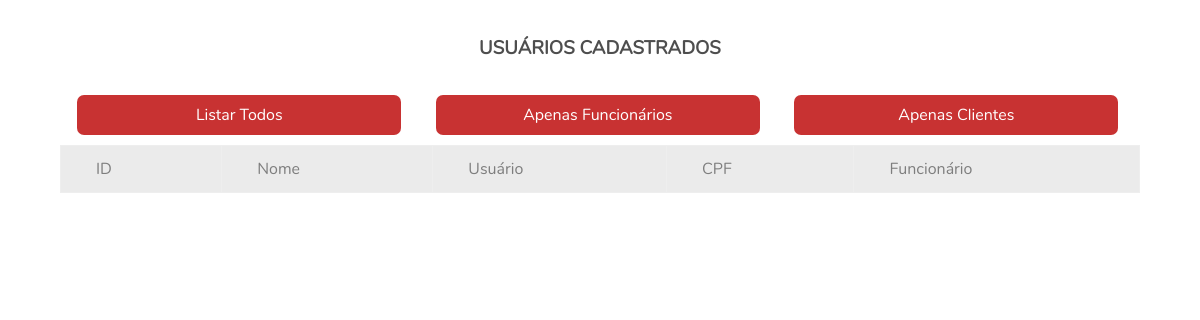
Before: /Site/admin_listarUsers.php with the older database file.
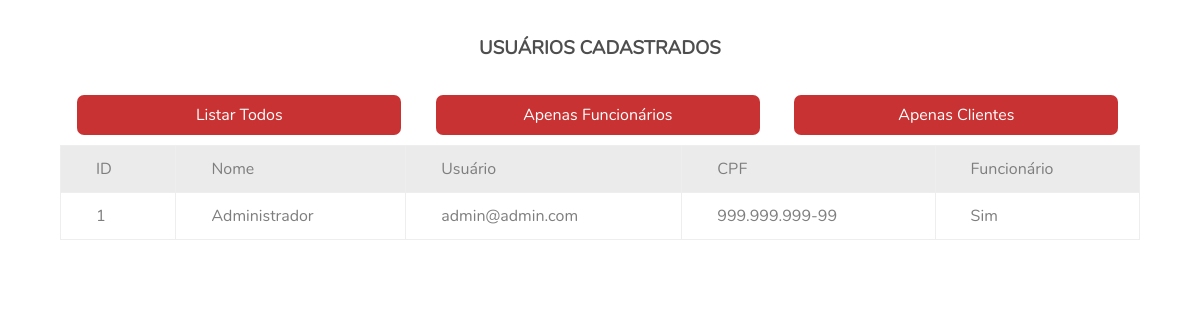
After: the same page with the newer database file.
### tables this page shows
CREATE TABLE usuario(
    id_usuario int primary key auto_increment,
    nome VARCHAR(60) not null,
    email VARCHAR(100) not null,
    cpf VARCHAR(15) not null,
    senha VARCHAR(100) not null,
    funcionario VARCHAR(3)
);

### Site/php/lib/bancoDeDados.php (called while the page is built)
<?php
class BancoDeDados
{
    private $conexao;
    private $resultado;
    public function lerResultados(){
        return $this->resultado->fetchAll();
    }
    public function executarSQL($sql){
        try {
            $this->conexao->beginTransaction();
            $this->resultado = $this->conexao->prepare($sql);
            $this->resultado->execute();
            $this->conexao->commit();
            return true;
        } catch (Exception $e) {
            return false;
        }
    }
    public function fecharConexao(){
        $this->conexao = null;
        return true;
    }
    public function abrirConexao(){
        try {
            $end = "mysql:host=127.0.0.1;dbname=pizza";
            $conf = array(
                PDO::MYSQL_ATTR_INIT_COMMAND => "SET NAMES utf8"
            );
            $this->conexao = new PDO($end, "root", "1234", $conf);
            return true;
        } catch (Exception $e) {
            echo "Falha ao conectar com o banco de dados ".$e;
            exit(0);
        }
    }
}
?>

### Site/admin_listarUsers.php (the view, shortened to what this page needs)
<?php
require_once 'php/lib/bancoDeDados.php';
$oCon = new BancoDeDados();
$lista = null;
if($oCon->abrirConexao()){
	if(isset($_GET["comFuncionario"])){
		$sql = "SELECT * FROM usuario WHERE funcionario = 'Sim'";
		$oCon->executarSQL($sql);
		$lista = $oCon->lerResultados();
	}else if(isset($_GET["comCliente"])){
		$sql = "SELECT * FROM usuario WHERE funcionario = 'Nao'";
		$oCon->executarSQL($sql);
		$lista = $oCon->lerResultados();
	}
	else{
		$sql = "SELECT * FROM usuario";
		$lista = $oCon->executarSQL($sql);
		$lista = $oCon->lerResultados();
	}
}else{
	echo "Erro ao conectar ao Banco de Dados";
}
?>
<!DOCTYPE html>
<html>
<head>
	<link rel="stylesheet" href="css/if_usuarios.css">
</head>
<body>
		<h3>Usuários Cadastrados</h3>
	<form>
		<div class="botoes">
			<input type="submit" name="semFuncionario" value="Listar Todos" class="optusers">
			<input type="submit" name="comFuncionario" value="Apenas Funcionários" class="optusers">
			<input type="submit" name="comCliente" value="Apenas Clientes" class="optusers">
		</div>
	</form>
	<table class="table-users">
		<tr class="tr tr1">
			<td class="td">ID</td>
			<td class="td">Nome</td>
			<td class="td">Usuário</td>
			<td class="td">CPF</td>
			<td class="td">Funcionário</td>
		</tr>
		<?php
			foreach($lista as $i){
		?>
			<tr class="tr">
				<td class="td"><?php echo $i[0] ?></td>
				<td class="td"><?php echo $i[1] ?></td>
				<td class="td"><?php echo $i[2] ?></td>
				<td class="td"><?php echo $i[3] ?></td>
				<td class="td"><?php echo $i[5] ?></td>
			</tr>
		<?php
			}
		?>
	</table>
</body>
</html>

### Site/css/if_usuarios.css (style rules this page uses)
* { font-family: 'Nunito', sans-serif; }
body { max-width: 1200px; width: 100%; margin: auto; }
h3 { text-transform: uppercase; padding: 1rem 0; color: #4e4e4e; text-align: center; }
.table-users { width: 90%; border-collapse: collapse; border: 1px solid #eee; margin: auto; }
.tr1 { background-color: #ebebeb; }
.td { color: rgb(126, 126, 126); border: 1px solid #eee; padding: 12px 35px; border-collapse: collapse; }
.optusers { width: 30%; height: 40px; margin-left: 1.6%; margin-right: 1.6%; border-radius: 7px; background-color: rgba(190, 13, 13, 0.849);; float: left; border: none; color: rgb(255,255,255); font-size: 16px; }
.botoes { width: 90%; height: 50px; margin: auto; }

Changed rows visible on the page:
added usuario: id_usuario "1", nome "Administrador", email "admin@admin.com", cpf "999.999.999-99", funcionario "Sim"
